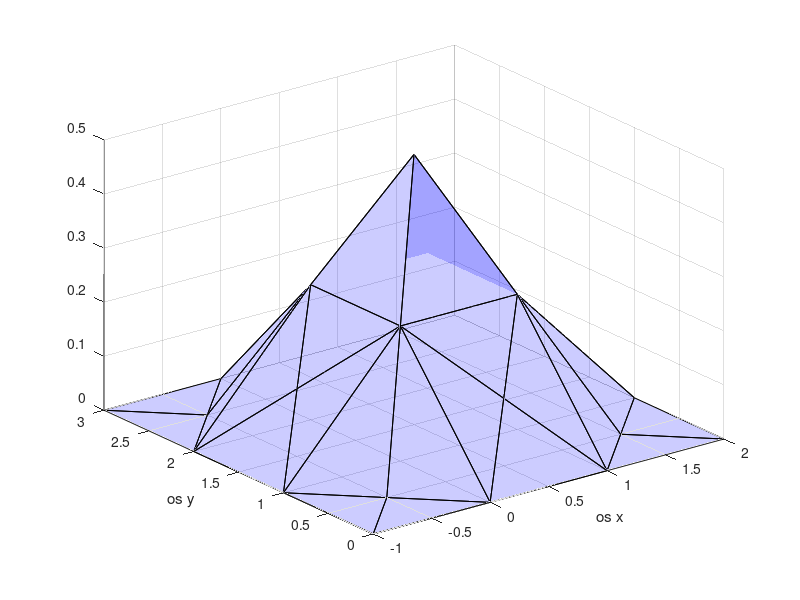

Write MATLAB code to recreate this figure.
% nosilci

[x,y] = meshgrid(-1:0.25:2,0:0.25:3);

tocke = [-1 0 0;
   -1.0000    0.5000 0;
   -1.0000    1.0000 0;
   -1.0000    1.5000 0;
   -1.0000    2.0000 0;
   -1.0000    2.5000 0;
   -1.0000    3.0000 0;
   -0.7500    0.2500 0;
   -0.7500    0.7500 0;
   -0.7500    1.2500 0;
   -0.7500    1.7500 0;
   -0.7500    2.2500 0;
   -0.7500    2.7500 0;
   -0.5000         0 0;
   -0.5000    0.5000 0;
   -0.5000    1.0000 0;
   -0.5000    1.5000 2;
   -0.5000    2.0000 0;
   -0.5000    2.5000 0;
   -0.5000    3.0000 0;
   -0.2500    0.2500 0;
   -0.2500    0.7500 0;
   -0.2500    1.2500 4;
   -0.2500    1.7500 4;
   -0.2500    2.2500 0;
   -0.2500    2.7500 0;
         0         0 0;
         0    0.5000 0;
         0    1.0000 4;
         0    1.5000 8;
         0    2.0000 4;
         0    2.5000 0;
         0    3.0000 0;
    0.2500    0.2500 0;
    0.2500    0.7500 4;
    0.2500    1.2500 8;
    0.2500    1.7500 8;
    0.2500    2.2500 4;
    0.2500    2.7500 0;
    0.5000         0 0;
    0.5000    0.5000 2;
    0.5000    1.0000 8;
    0.5000    1.5000 8;
    0.5000    2.0000 8;
    0.5000    2.5000 2;
    0.5000    3.0000 0;
    0.7500    0.2500 0;
    0.7500    0.7500 4;
    0.7500    1.2500 8;
    0.7500    1.7500 8;
    0.7500    2.2500 4;
    0.7500    2.7500 0;
    1.0000         0 0;
    1.0000    0.5000 0;
    1.0000    1.0000 4;
    1.0000    1.5000 8;
    1.0000    2.0000 4;
    1.0000    2.5000 0;
    1.0000    3.0000 0;
    1.2500    0.2500 0;
    1.2500    0.7500 0;
    1.2500    1.2500 4;
    1.2500    1.7500 4;
    1.2500    2.2500 0;
    1.2500    2.7500 0;
    1.5000         0 0;
    1.5000    0.5000 0;
    1.5000    1.0000 0;
    1.5000    1.5000 2;
    1.5000    2.0000 0;
    1.5000    2.5000 0;
    1.5000    3.0000 0;
    1.7500    0.2500 0;
    1.7500    0.7500 0;
    1.7500    1.2500 0;
    1.7500    1.7500 0;
    1.7500    2.2500 0;
    1.7500    2.7500 0;
    2.0000         0 0;
    2.0000    0.5000 0;
    2.0000    1.0000 0;
    2.0000    1.5000 0;
    2.0000    2.0000 0;
    2.0000    2.5000 0;
    2.0000    3.0000 0];

z = 1/16 .*[0 0 0 0 0 0 0 0 0 0 0 0 0;
    0 0 0 0 0 0 0 0 0 0 0 0 0;
    0 0 0 0 0 0 2 0 0 0 0 0 0;
    0 0 0 0 0 4 0 4 0 0 0 0 0;
    0 0 0 0 4 0 8 0 4 0 0 0 0;
    0 0 0 4 0 8 0 8 0 4 0 0 0;
    0 0 2 0 8 0 8 0 8 0 2 0 0;
    0 0 0 4 0 8 0 8 0 4 0 0 0;
    0 0 0 0 4 0 8 0 4 0 0 0 0;
    0 0 0 0 0 4 0 4 0 0 0 0 0;
    0 0 0 0 0 0 2 0 0 0 0 0 0;
    0 0 0 0 0 0 0 0 0 0 0 0 0;
    0 0 0 0 0 0 0 0 0 0 0 0 0]

T = [1 5 29;
    5 29 57;
    57 29 53;
    53 29 1;
    5 9 33;
    9 33 61;
    61 33 57;
    57 33 5;
    9 13 37;
    13 37 65;
    65 37 61;
    61 37 9;
    53 57 81;
    57 81 109;
    109 81 105;
    105 81 53;
    57 61 85;
    61 85 113;
    113 109 85;
    109 85 57;
    61 65 89;
    65 89 117;
    113 117 89;
    113 89 61;
    105 109 133;
    109 133 161;
    161 133 157;
    157 133 105;
    109 113 137;
    113 137 165;
    165 137 161;
    161 137 109;
    113 117 141;
    117 141 169;
    141 169 165;
    165 141 113];
% T = delaunay(x,y)
% triplot(T,x,y);

% TR = triangulation(T,P)
% 
% triplot(TR)
 trisurf(T,x, y, z, 'FaceAlpha', 0.2, 'FaceColor', 'b')
 xlabel('os x') 
 ylabel('os y') 